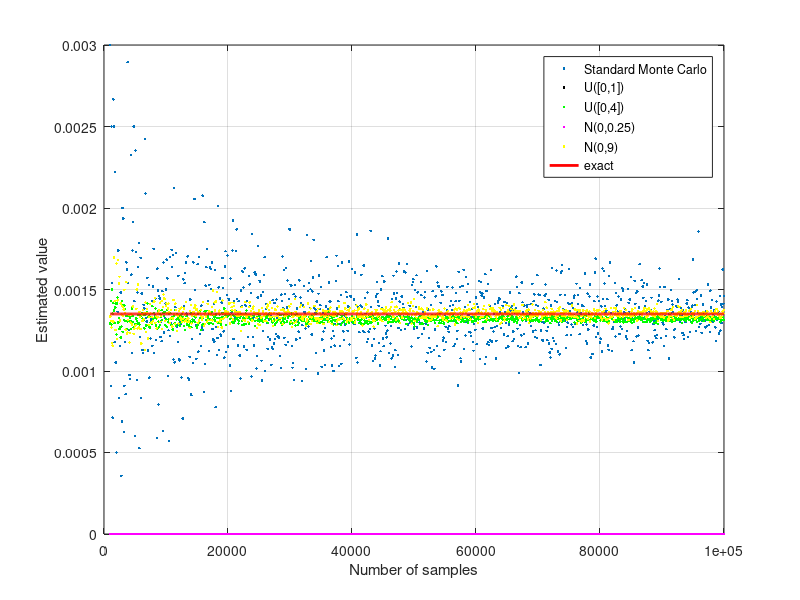

Source code (MATLAB):
function ImportanceSampling
clc;close all
format short

% Exact solution P(X>5)

a        = 3;
exactSol = 1-normcdf(a,0,1);

% Specification of a grid for the number of samples

gridN = 1000:100:100000; 

% Creation of empty vectors to store the output

Solution  =  zeros(length(gridN),1);
SolutionCase1  =  zeros(length(gridN),1);
SolutionCase2  =  zeros(length(gridN),1);
SolutionCase3  =  zeros(length(gridN),1);
SolutionCase4  =  zeros(length(gridN),1);

% Function holds for Radon-Nikodym derivative

L1 = @(x)normpdf(x,0,1)./unifpdf(x,0,1);
L2 = @(x)normpdf(x,0,1)./unifpdf(x,0,4);
L3 = @(x)normpdf(x,0,1)./normpdf(x,0,0.5);
L4 = @(x)normpdf(x,0,1)./normpdf(x,0,3);

% Running index;

i=1;

for N=gridN

    % Standard approach

    X = random('normal',0,1,[N,1]);
    RV = double(X>a);
    Pr=mean(RV);
    Solution(i)=Pr;
    
    % Case 1, uniform(0,1)

    Y = random('uniform',0,1,[N,1]);
    RV = double(Y>a).*L1(Y);
    Pr=mean(RV);
    SolutionCase1(i)=Pr;
    
    % Case 2, uniform(0,4)

    Y = random('uniform',0,4,[N,1]);
    RV = double(Y>a).*L2(Y);
    Pr=mean(RV);
    SolutionCase2(i)=Pr;
    
    % Case 3, normal(0,0.5)

    Y = random('normal',0,0.5,[N,1]);
    RV = double(Y>a).*L3(Y);
    Pr=mean(RV);
    SolutionCase3(i)=Pr;
    
    % Case 4, normal(0,3)

    Y = random('normal',0,3,[N,1]);
    RV = double(Y>a).*L4(Y);
    Pr=mean(RV);
    SolutionCase4(i)=Pr;
    
    i=i+1;
end
%plot(gridN,Variance,'-r','linewidth',2)
plot(gridN,Solution,'.')
hold on
plot(gridN,SolutionCase1,'.k')
plot(gridN,SolutionCase2,'.g')
plot(gridN,SolutionCase3,'.m')
plot(gridN,SolutionCase4,'.y')
plot(gridN,exactSol*ones(length(gridN),1),'-r','linewidth',2)
grid on
xlabel('Number of samples')
ylabel('Estimated value')
legend('Standard Monte Carlo','U([0,1])','U([0,4])','N(0,0.25)', 'N(0,9)','exact')
    
